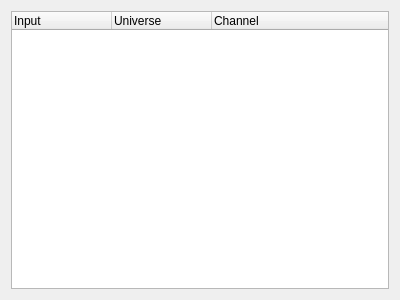
<?xml version="1.0" encoding="UTF-8"?>
<ui version="4.0">
 <class>VCMultiInputEditor</class>
 <widget class="QDialog" name="VCMultiInputEditor">
  <property name="geometry">
   <rect>
    <x>0</x>
    <y>0</y>
    <width>400</width>
    <height>300</height>
   </rect>
  </property>
  <property name="windowTitle">
   <string>External Input Editor</string>
  </property>
  <layout class="QVBoxLayout" name="verticalLayout">
   <item>
    <widget class="QTreeWidget" name="m_treeWidget">
     <column>
      <property name="text">
       <string>Input</string>
      </property>
     </column>
     <column>
      <property name="text">
       <string>Universe</string>
      </property>
     </column>
     <column>
      <property name="text">
       <string>Channel</string>
      </property>
     </column>
    </widget>
   </item>
  </layout>
 </widget>
 <resources/>
</ui>
